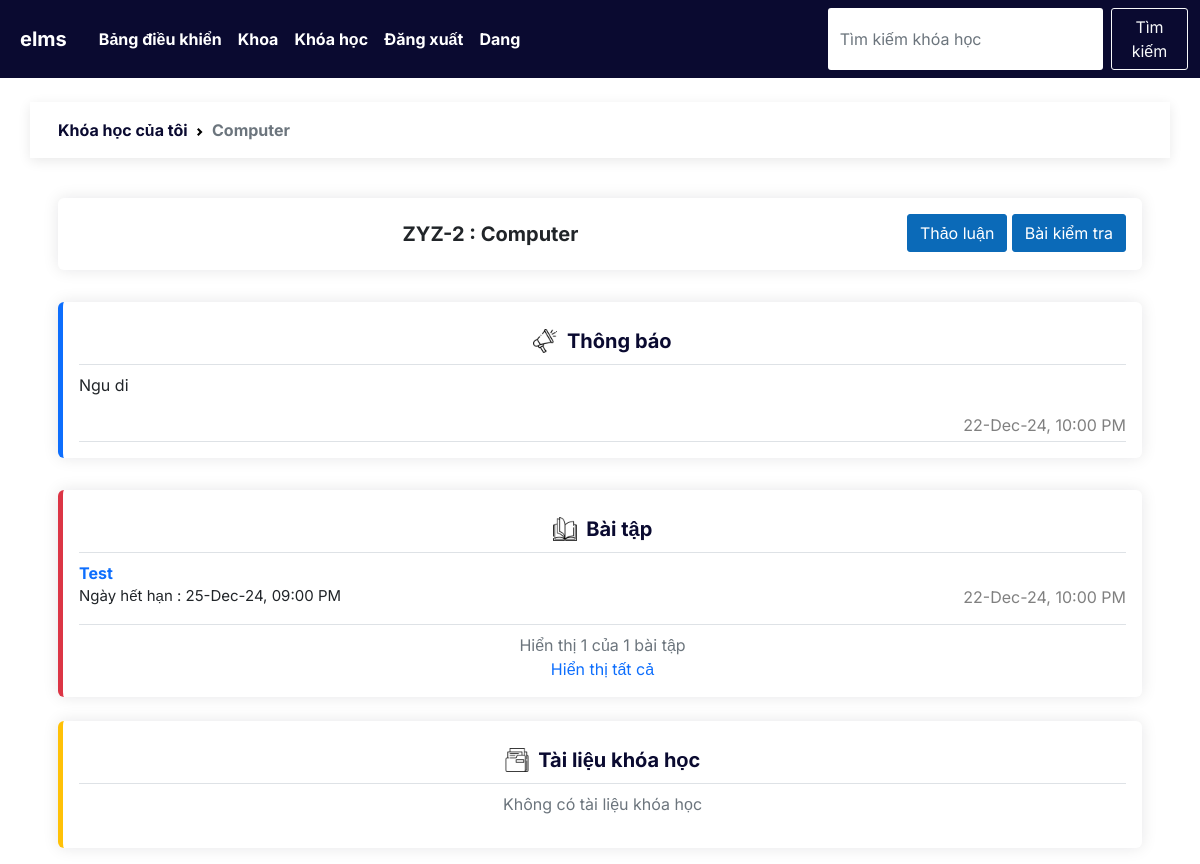
The page /my/2/ (signed in) on the database as committed earlier.
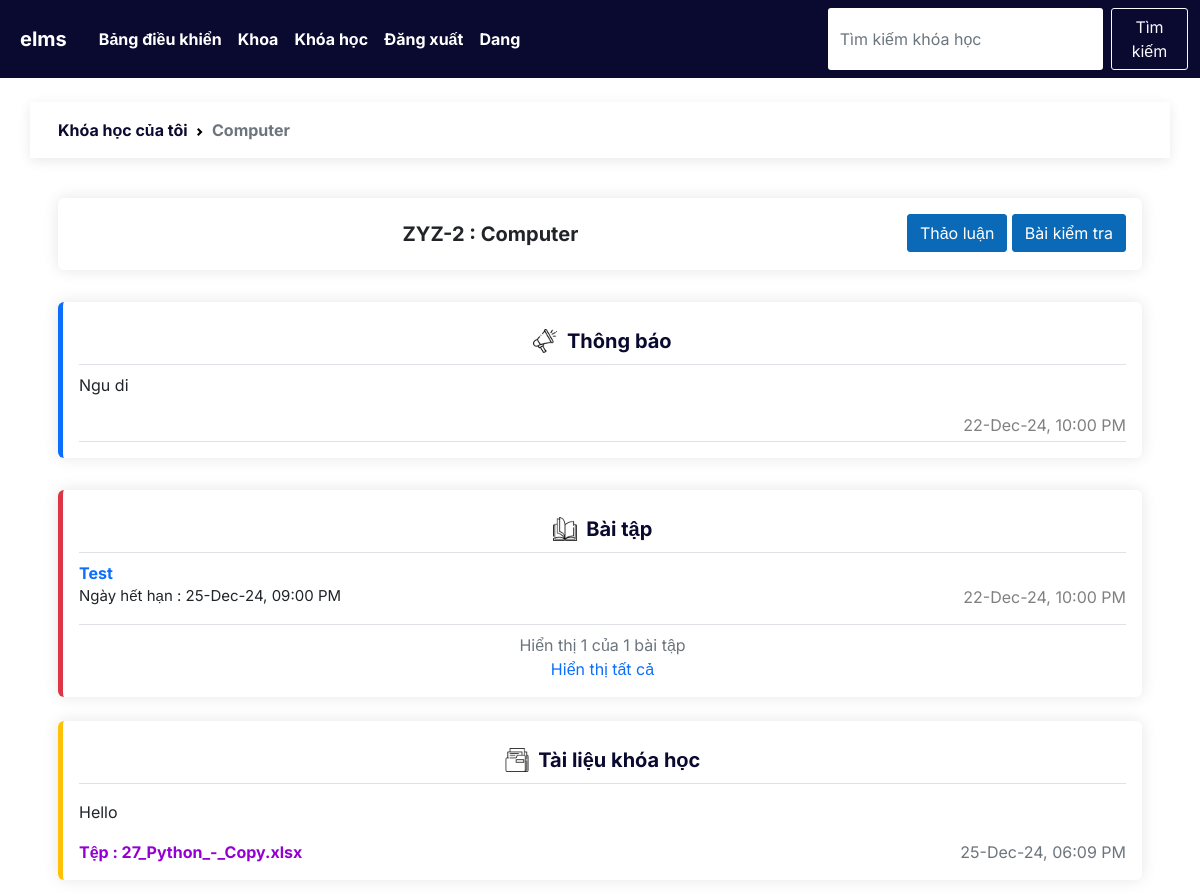
The same page on the database as committed later.
### main/models.py (models this page shows, shortened)
class Announcement(models.Model):
    course_code = models.ForeignKey(
        Course, on_delete=models.CASCADE, null=False)
    datetime = models.DateTimeField(auto_now_add=True, null=False)
    description = FroalaField()
    class Meta:
        verbose_name_plural = "Announcements"
        ordering = ['-datetime']
    def post_date(self):
        return self.datetime.strftime("%d-%b-%y, %I:%M %p")

class Assignment(models.Model):
    course_code = models.ForeignKey(
        Course, on_delete=models.CASCADE, null=False)
    title = models.CharField(max_length=255, null=False)
    description = models.TextField(null=False)
    datetime = models.DateTimeField(auto_now_add=True, null=False)
    deadline = models.DateTimeField(null=False)
    file = models.FileField(upload_to='assignments/', null=True, blank=True)
    marks = models.DecimalField(max_digits=6, decimal_places=2, null=False)
    class Meta:
        verbose_name_plural = "Assignments"
        ordering = ['-datetime']
    def post_date(self):
        return self.datetime.strftime("%d-%b-%y, %I:%M %p")
    def due_date(self):
        return self.deadline.strftime("%d-%b-%y, %I:%M %p")

class Material(models.Model):
    course_code = models.ForeignKey(
        Course, on_delete=models.CASCADE, null=False)
    description = models.TextField(max_length=2000, null=False)
    datetime = models.DateTimeField(auto_now_add=True, null=False)
    file = models.FileField(upload_to='materials/', null=True, blank=True)
    class Meta:
        verbose_name_plural = "Materials"
        ordering = ['-datetime']
    def post_date(self):
        return self.datetime.strftime("%d-%b-%y, %I:%M %p")

### main/views.py (the view)
# urls.py: path('my/<int:code>/', views.course_page, name='course'),
def course_page(request, code):
    try:
        course = Course.objects.get(code=code)
        if is_student_authorised(request, code):
            try:
                announcements = Announcement.objects.filter(course_code=course)
                assignments = Assignment.objects.filter(
                    course_code=course.code)
                materials = Material.objects.filter(course_code=course.code)
            except:
                announcements = None
                assignments = None
                materials = None
            context = {
                'course': course,
                'announcements': announcements,
                'assignments': assignments[:3],
                'materials': materials,
                'student': Student.objects.get(student_id=request.session['student_id'])
            }
            return render(request, 'main/course.html', context)
        else:
            return redirect('std_login')
    except:
        return render(request, 'error.html')

### main/models.py (called while the page is built)
    def __str__(self):
        return self.name

### main/views.py (called while the page is built)
def is_student_authorised(request, code):
    course = Course.objects.get(code=code)
    if request.session.get('student_id') and course in Student.objects.get(student_id=request.session['student_id']).course.all():
        return True
    else:
        return False

### main/templates/main/course.html (shortened to what the changed rows need)
{% extends 'index.html' %}
{% load static %}
{% block content %}
<div>
   <div class="container d-flex flex-wrap flex-column">
      <div class="rounded p-3 m-3 shadow border border-top-0 border-end-0 border-bottom-0 border-primary border-5">
         <div>
            {% for announcement in announcements %}
            <div class="fs-6" id="annDescription{{announcement.id}}">{% autoescape off %}{{announcement.description}}{% endautoescape %}</div>
            <div class="d-flex flex-row-reverse border-bottom border-1">
               <div style="color:grey;" class="mb-1">
                  {{announcement.post_date}}
               </div>
            </div>
            {% empty %}
            <p class="fs-6 text-center text-muted">Chưa có thông báo nào được đăng</p>
            {% endfor %}
         </div>
      </div>
      <div class="rounded p-3 m-3 shadow border border-top-0 border-bottom-0 border-end-0 border-danger border-5 mb-2">
         <div >
            {% for assignment in assignments %}
            <a class="fw-bold"
               href="{% url 'assignmentPage' course.code assignment.id %}">{{assignment.title}}</a>
            <div class="d-flex justify-content-between">
               <p style="font-size:15px"> Ngày hết hạn : {{ assignment.due_date}} </p>
               <div  style="color:grey;">
                  {{assignment.post_date}}
               </div>
            </div>
            {% empty %}
            <p class="text-center text-muted fs-6">Chưa có bài tập nào được giao</p>
            {% endfor %}
         </div>
      </div>
      <div class="rounded p-3 m-3 shadow border border-top-0 border-bottom-0 border-warning border-end-0 border-5" id="material">
         <div>
            {% for material in materials  %}
            <p>{% autoescape off %}{{ material.description }}{% endautoescape %}</p>
            <div class="d-flex justify-content-between text-break">
               {% if material.file %}
               <a class="fw-bold" href="{{ material.file.url }}"><span style="color:#9400d3" id="materialName">Tệp : {{material.file.name}}</span></a><br>
               {% endif %}
               <div class="text-muted">
                  {{material.post_date}}
               </div>
            </div>
            {% empty %}
            <p class="text-center text-muted fs-6">Không có tài liệu khóa học</p>
            {% endfor %}
         </div>
      </div>
   </div>
</div>
{% endblock %}

Rows that differ between the two databases and show on the page:
added Material: description "Hello", file.name "27_Python_-_Copy.xlsx", post_date "25-Dec-24, 06:09 PM"
Other text that changed with them:
text no longer shown: "Không có tài liệu khóa học"
